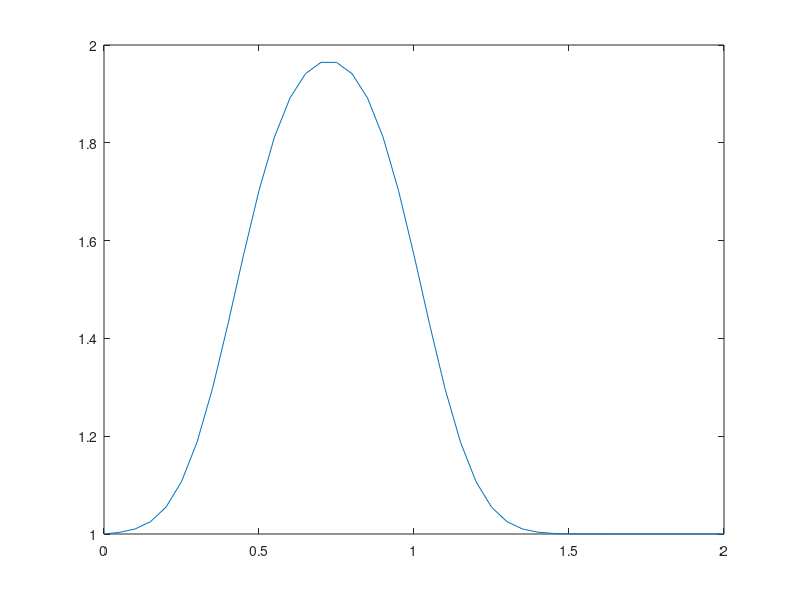

Reproduce this figure in MATLAB.
clear all;close all;

nx = 41;
dx = 2/(nx-1);
nt = 20;
nu = 0.3;
sigma = 0.2;
dt = sigma*dx^2/nu;

u = ones(nx,1);
u(0.5/dx:1/dx+1) = 2;

un = ones(nx,1);

for n = 1:nt
    un = u;
    for i = 2:nx-1
        u(i) = un(i) + nu*dt/dx^2*(un(i+1)-2*un(i)+un(i-1));
    end
end

plot(linspace(0,2,nx),u)
